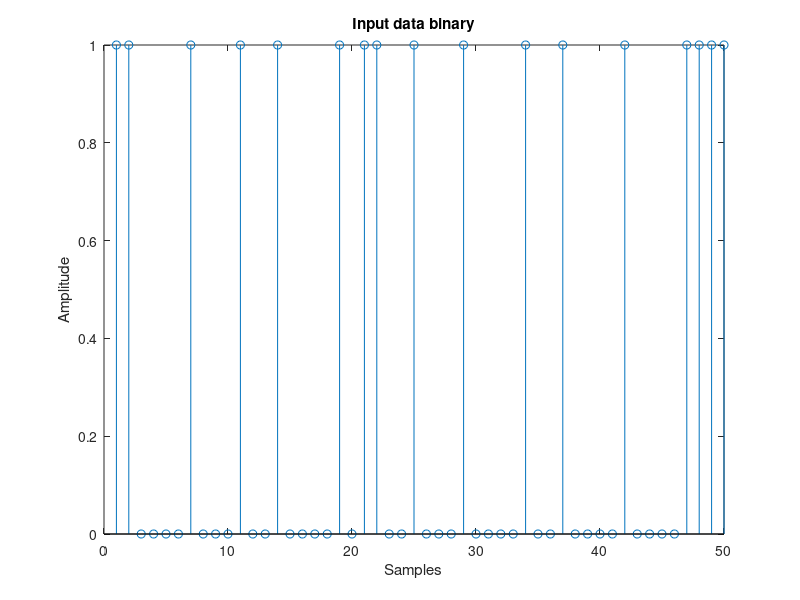
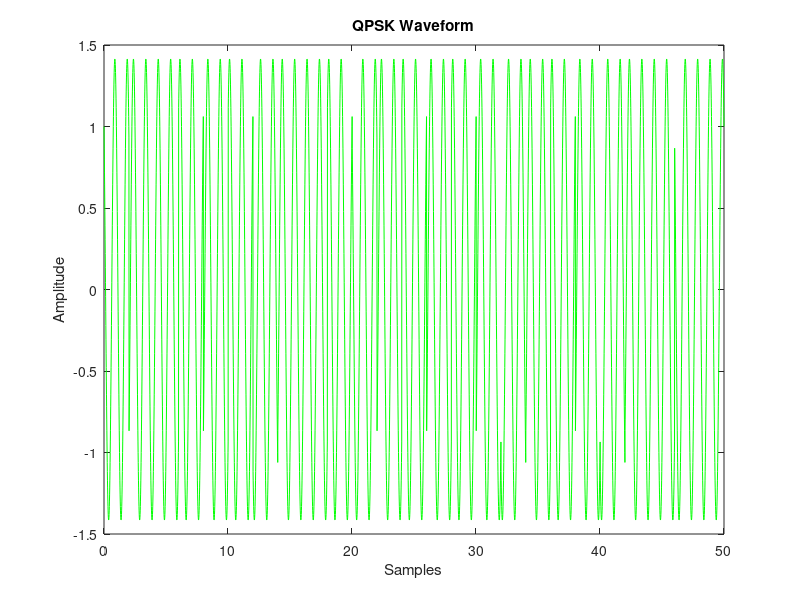
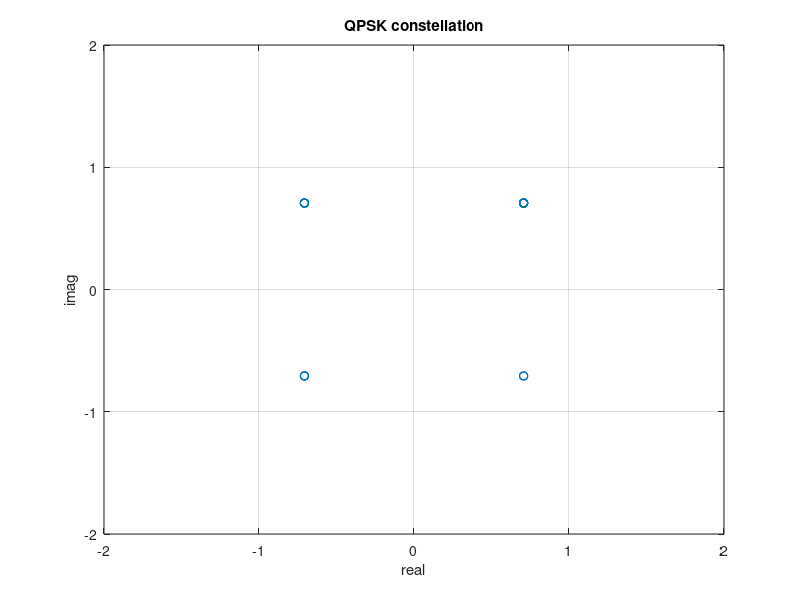

Write the MATLAB code that produced these figures, in order.
%%%% input_signal_qpsk.m%%%

%x = randi([0 1],1,8) ; % input sequence

nr_data_bits=50;
M = nr_data_bits
nr_symbols=nr_data_bits/2;
b_data=(randn(1,nr_data_bits)>.5);
b=[b_data];
x=[b_data];

% Bits to polar mapping
for pidx = 1:length(x)
    if x(pidx) ==0
        p(pidx)=-1;
    else
        p(pidx)=+1;
    end    
end

figure();
stem(x(1,:));
title('Input data binary');
xlabel('Samples');
ylabel('Amplitude');

% Separation of even and odd sequences
even_seq = p(1:2:length(x));
odd_seq = p(2:2:length(x));

% NRZ polar line coded signal generation
pidx = 1;
mx = 2:2:length(x);
t=0:0.01:length(x);
for jx = 1:length(t)
    if t(jx)<=mx(pidx)
        even_ps(jx) = even_seq(pidx);
    else
        even_ps(jx) = even_seq(pidx);
        pidx=pidx+1;
    end   
end


pidx = 1;
mx = 2:2:length(x);
for jx = 1:length(t)
    if t(jx)<=mx(pidx)
        odd_ps(jx) = odd_seq(pidx);
    else
        odd_ps(jx) = odd_seq(pidx);
        pidx=pidx+1;
    end   
end

%figure(1);
%subplot(2,1,1);
%plot(t,even_ps,'r');
%subplot(2,1,2);
%plot(t,odd_ps,'k');

% quadrature carrier signal generator
c1 = cos(2*pi*1*t);
c2 = sin(2*pi*1*t);

%figure(2);
%subplot(2,1,1);
%plot(t,c1,'r');
%subplot(2,1,2);
%plot(t,c2,'k');

% QPSK waveform generator
r1 = even_ps.*c1;
r2 = odd_ps.*c2;
qpsk_sig = r1-r2;

figure(2);
%subplot(3,1,1);
%plot(t,r1,'r');
%subplot(3,1,2);
%plot(t,r2,'k');
%subplot(3,1,3);
plot(t,qpsk_sig,'g');
title('QPSK Waveform');
xlabel('Samples');
ylabel('Amplitude');

% QPSK constellation diagram generator
d=zeros(1,length(b)/2);

for n=1:length(b)/2;
    p=b(2*n);
    imp=b(2*n-1);
    if (imp==0)&(p==0)
        d(n)=exp(j*pi/4);
    end
    if(imp==1)&(p==0)
        d(n)=exp(j*3*pi/4);
    end
    if (imp==1)&(p==1)
        d(n)=exp(j*5*pi/4);
    end
    if (imp==0)&(p==1)
        d(n)=exp(j*7*pi/4);
    end
end
qpsk=d;
figure(3);
plot(d,'o');
axis([-2 2 -2 2]);
grid on;
xlabel('real');
ylabel('imag');
title('QPSK constellation')

